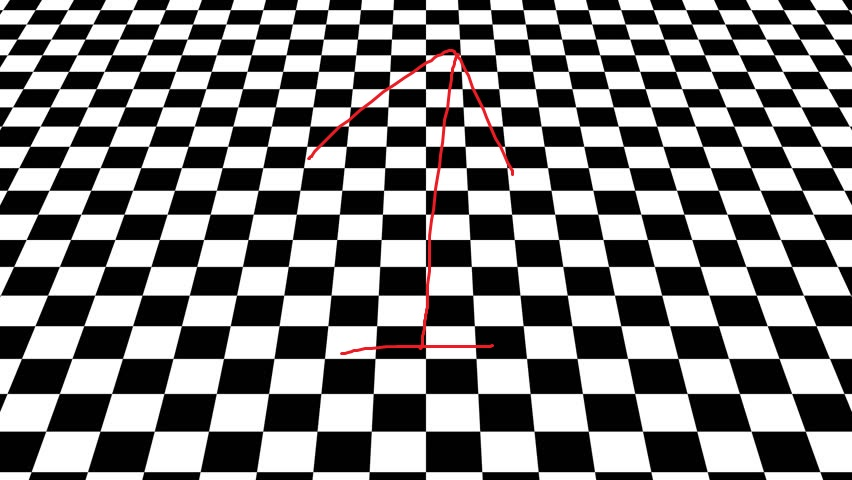
#> input picture square_detection/2.jpg, 852 x 480 px, found by its file name
$ python base.py
#> lines starting #> are read from the running program, lines starting #| are printed output that depends on the picture; after the words box and inside, x2 and y2 are one past the last pixel; in counts of white or black regions, pixels touching at a corner belong together
import cv2
import numpy as np
import matplotlib.pyplot as plt
import time

time_start = time.time()

#input_image = "live images\\lsla\\1.jpg"
input_image = "live images\\msla\\2.jpg"
#input_image = "live images\\ssla\\1.jpg"
img = cv2.imread(input_image)
#> img is the input picture: shape (480, 852, 3); mean B, G, R 127.3, 127.2, 128.3
rows,cols,ch = img.shape
#> rows = 480; cols = 852; ch = 3
gray = cv2.cvtColor(img,cv2.COLOR_BGR2GRAY)

kernel_size = 5
blur_gray = cv2.GaussianBlur(gray,(kernel_size, kernel_size),0)
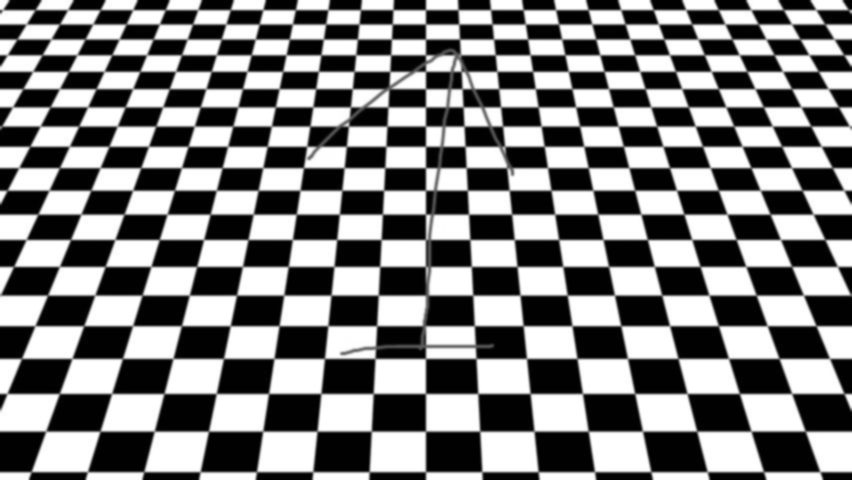
#> blur_gray: shape (480, 852); min 0, max 255, mean 127.6


low_threshold = 25
high_threshold = 150
edges = cv2.Canny(blur_gray, low_threshold, high_threshold)
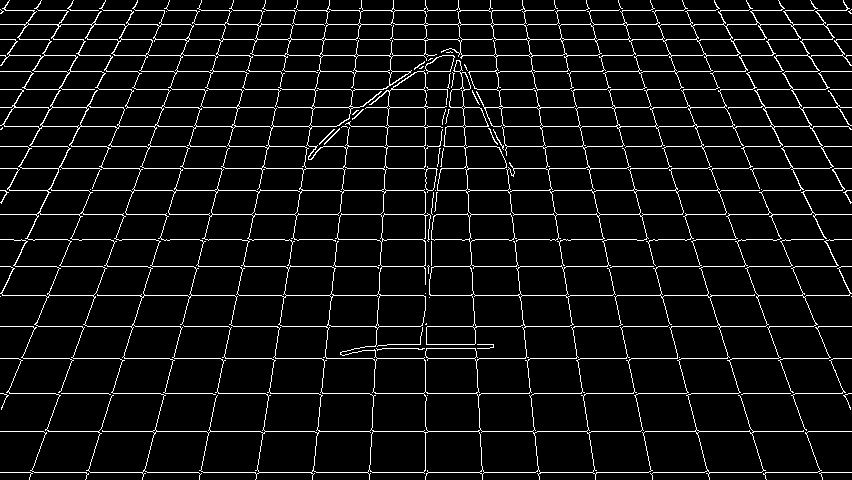
#> edges: shape (480, 852); 6.9% white in thin lines or dots

rho = 1  # distance resolution in pixels of the Hough grid
theta = np.pi / 180  # angular resolution in radians of the Hough grid
threshold = 15  # minimum number of votes (intersections in Hough grid cell)
min_line_length = 300 # minimum number of pixels making up a line
max_line_gap = 20  # maximum gap in pixels between connectable line segments
line_image = np.copy(img) * 0  # creating a blank to draw lines on
#> line_image: shape (480, 852, 3); every value is 0

# Run Hough on edge detected image
# Output "lines" is an array containing endpoints of detected line segments
lines = cv2.HoughLinesP(edges, rho, theta, threshold, np.array([]),
                    min_line_length, max_line_gap)
#> lines = 42 rows, first 6: [0, 190, 851, 190], [0, 326, 851, 326], [0, 431, 851, 431], [0, 71, 851, 71], [0, 214, 851, 214], [0, 24, 851, 24]

starting_lines = []
distance = 200
max_ll = 0
slope_ignore = 1.5
for line in lines:
    for x1,y1,x2,y2 in line:
        cv2.line(line_image,(x1,y1),(x2,y2),(255,0,0),5)
        if y1 > rows-distance or y2 > rows-distance:
            #print(abs((y2-y1)/(x2-x1)))
            if (x2 != 0 and x1 != 0):
                if abs((y2-y1)/(x2-x1)) > slope_ignore:
                    if y1 > y2:
                        starting_lines.append([x1,y1,x2,y2])
                    else:
                        starting_lines.append([x2,y2,x1,y1])
#> this loop made 42 passes
#> line on passes 1 to 12: [[0, 190, 851, 190]], [[0, 326, 851, 326]], [[0, 431, 851, 431]], [[0, 71, 851, 71]], [[0, 214, 851, 214]], [[0, 24, 851, 24]], [[2, 295, 849, 295]], [[0, 168, 851, 168]], [[0, 89, 851, 89]], [[4, 126, 848, 126]], [[0, 472, 851, 472]], [[0, 107, 851, 107]]
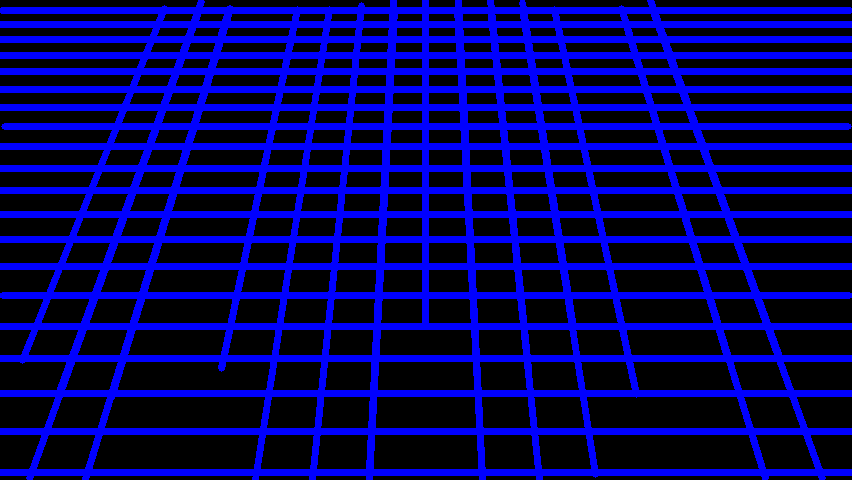
#> line_image: shape (480, 852, 3); mean B, G, R 94.9, 0, 0
#> after the loop, starting_lines = 22 items, first 6: [539, 479, 490, 7], [425, 324, 425, 0], [595, 474, 522, 9], [312, 479, 361, 5], [780, 359, 650, 0], [85, 479, 229, 8]
#print(starting_lines)
max_distance = 0
l1 = None
l2 = None
for line in starting_lines:
    for line2 in starting_lines:
        if line != line2:
            if abs(line[0]-line2[0]) > max_distance:
                l1 = line
                l2 = line2
                max_distance = abs(line[0]-line2[0])
#> this loop made 22 passes
#> line on passes 1 to 12: [539, 479, 490, 7], [425, 324, 425, 0], [595, 474, 522, 9], [312, 479, 361, 5], [780, 359, 650, 0], [85, 479, 229, 8], [369, 469, 393, 0], [221, 368, 297, 9], [765, 478, 621, 8], [573, 327, 522, 2], [29, 478, 199, 9], [482, 476, 458, 0]
#> after the loop, l1 = [822, 478, 652, 9]; l2 = [22, 360, 164, 8]; max_distance = 800

max_height = int(rows/(rows/100))
#> max_height = 100


x3_1 = int((((max_height)-l1[1])/(l1[3]-l1[1]))*(l1[2]-l1[0]) + l1[0])
#> x3_1 = 684
x3_2 = int((((max_height)-l2[1])/(l2[3]-l2[1]))*(l2[2]-l2[0]) + l2[0])
#> x3_2 = 126

cv2.line(line_image,(l1[0],l1[1]),(x3_1,max_height),(255,0,0),5)
#> line_image: shape (480, 852, 3); 0.03% of pixels changed, all inside (x1, y1, x2, y2) = (681, 100, 808, 448)
cv2.line(line_image,(l2[0],l2[1]),(x3_2,max_height),(255,0,0),5)
#> line_image: shape (480, 852, 3); mean B, G, R 95, 0, 0


line1 = [l1[0],l1[1],x3_1,max_height]
#> line1 = [822, 478, 684, 100]
line2 = [l2[0],l2[1],x3_2,max_height]
#> line2 = [22, 360, 126, 100]


lines_edges = cv2.addWeighted(img, 0.8, line_image, 1, 0)
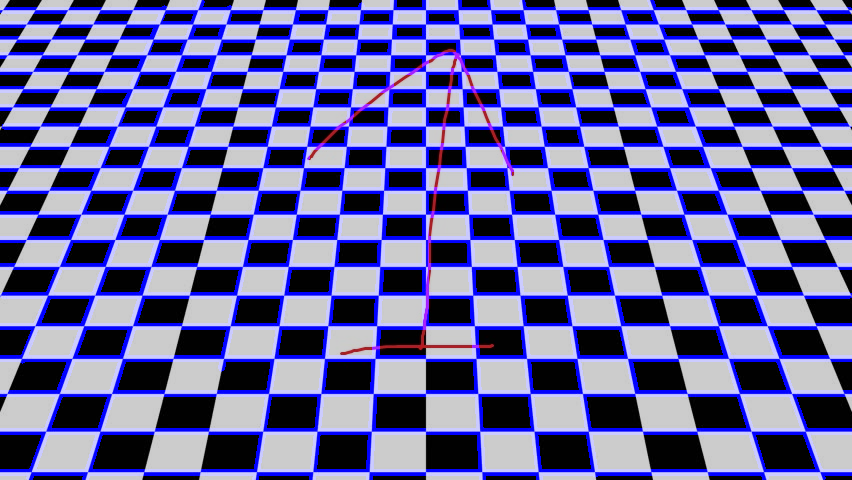
#> lines_edges: shape (480, 852, 3); mean B, G, R 159, 101.8, 102.7


pts1 = np.float32([[line1[2],line1[3]],[line2[2],line2[3]],[line1[0],line1[1]],[line2[0],line2[1]]])
#> pts1 = [[684, 100], [126, 100], [822, 478], [22, 360]]
pts2 = np.float32([[0,0],[1000,0],[0,1000],[1000,1000]])

M = cv2.getPerspectiveTransform(pts1,pts2)
#> M = [[-2.32, 0.845, 1499.3], [-1.38e-16, 6.74, -674.1], [0.000692, 0.00205, 1]]
print(M)
#| [[-2.31550560e+00  8.45343313e-01  1.49927150e+03]
#|  [-1.38305155e-16  6.74097679e+00 -6.74097679e+02]
#|  [ 6.92154021e-04  2.04840716e-03  1.00000000e+00]]

dst = cv2.warpPerspective(img,M,(1000,1000))
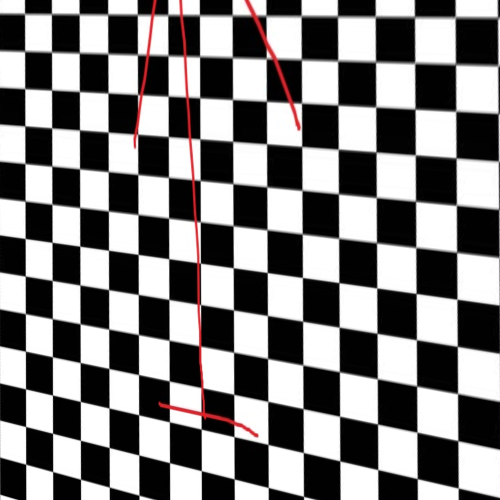
#> dst: shape (1000, 1000, 3) (shown at 1/2 size); mean B, G, R 127, 127, 128.7

M2 = cv2.getPerspectiveTransform(pts2,pts1)
#> M2 = [[-0.52, -0.143, 684], [0.0299, 0.215, 100], [0.000299, -0.000341, 1]]
reverse = cv2.warpPerspective(img,M2,(1000,1000))
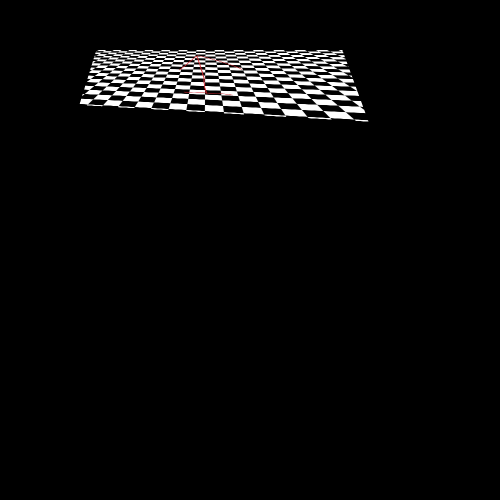
#> reverse: shape (1000, 1000, 3) (shown at 1/2 size); mean B, G, R 8.6, 8.6, 8.7

cv2.line(img,(l1[0],l1[1]),(x3_1,max_height),(255,0,0),5)
cv2.line(img,(l2[0],l2[1]),(x3_2,max_height),(255,0,0),5)
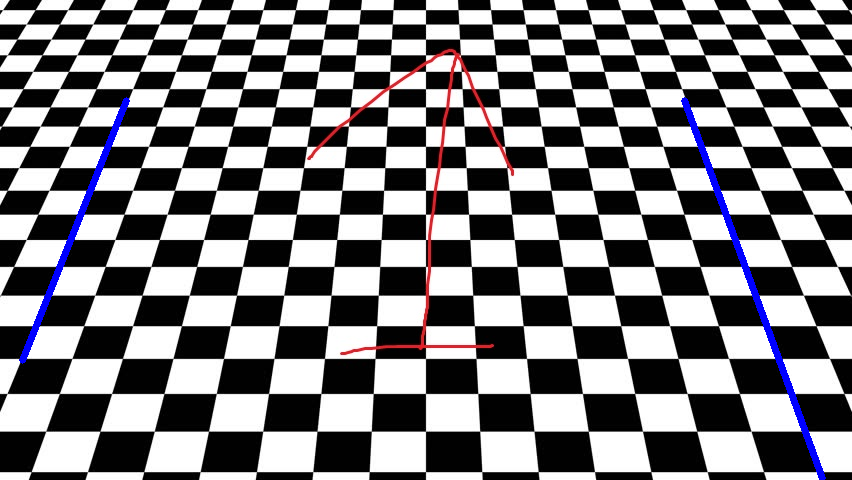
#> img: shape (480, 852, 3); mean B, G, R 128.8, 125.7, 126.8

time_stop = time.time()

td = time_stop-time_start

print("Time :: ",td)

plt.subplot(321),plt.imshow(img),plt.title('Input')
plt.subplot(322),plt.imshow(edges),plt.title('Edge Detection')
plt.subplot(323),plt.imshow(line_image),plt.title('Line Detection')
plt.subplot(324),plt.imshow(dst),plt.title('Output')
plt.subplot(325),plt.imshow(reverse),plt.title('Reversed')

plt.show()
#> figure, not shown here; B, G, R data is drawn as R, G, B

$ run again, with square_detection/1.jpg copied over square_detection/2.jpg
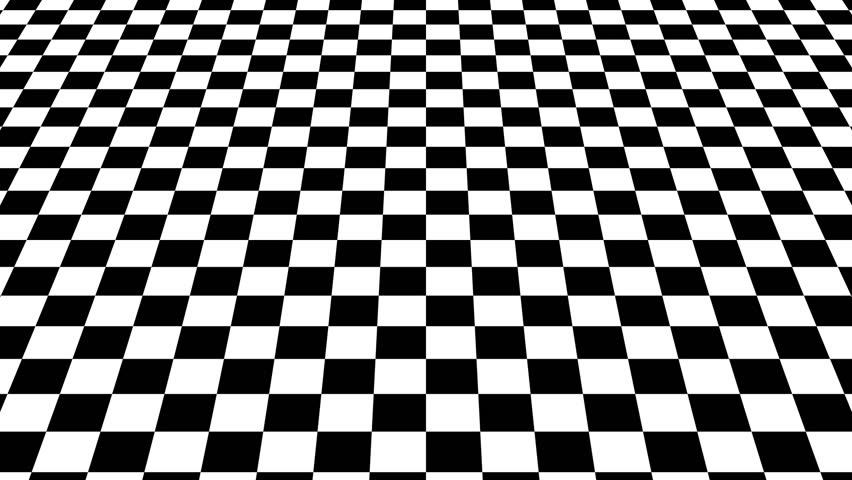
#> input picture square_detection/1.jpg, 852 x 480 px, found by its file name
#> img is the input picture: shape (480, 852, 3); min 0, max 255, mean 127.8
#> `edges = cv2.Canny(blur_gray, low_threshold, high_threshold)`:
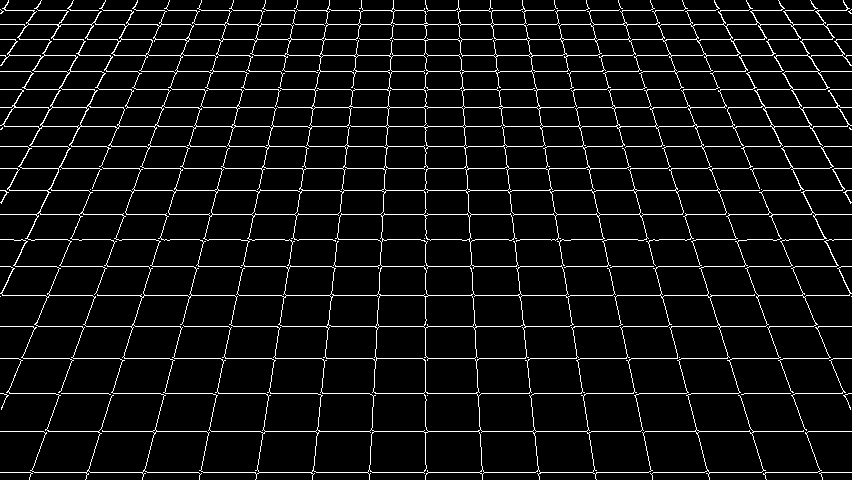
#> edges: shape (480, 852); 6.6% white in thin lines or dots
#> lines = 40 rows, first 6: [0, 24, 851, 24], [0, 190, 851, 190], [0, 146, 851, 146], [1, 10, 850, 10], [2, 295, 849, 295], [0, 239, 851, 239]
#> the loop `for line in lines:` made 40 passes
#> after the loop `for line in lines:`: starting_lines = 20 items, first 6: [31, 470, 201, 1], [369, 479, 393, 6], [539, 478, 490, 3], [482, 479, 458, 4], [312, 479, 361, 11], [780, 359, 650, 0]
#> the loop `for line in starting_lines:` made 20 passes
#> after the loop `for line in starting_lines:`: l1 = [20, 363, 164, 8]; l2 = [849, 407, 712, 70]; max_distance = 829
#> x3_1 = 126
#> x3_2 = 724
#> line1 = [20, 363, 126, 100]
#> line2 = [849, 407, 724, 100]
#> pts1 = [[126, 100], [724, 100], [20, 363], [849, 407]]
#> M = [[2.25, 0.906, -373.9], [-1.34e-16, 6.2, -620.1], [0.000238, 0.00172, 1]]
#| [[ 2.24831743e+00  9.06165960e-01 -3.73904592e+02]
#|  [-1.33906758e-16  6.20106336e+00 -6.20106336e+02]
#|  [ 2.37578375e-04  1.72487079e-03  1.00000000e+00]]
#> M2 = [[0.521, -0.111, 126], [-0.0106, 0.168, 100], [-0.000106, -0.000263, 1]]
#> `cv2.line(img,(l2[0],l2[1]),(x3_2,max_height),(255,0,0),5)`:
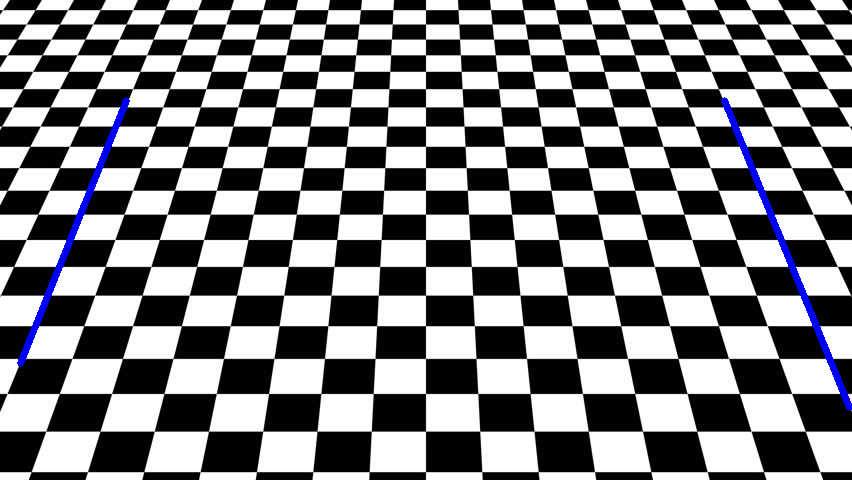
#> img: shape (480, 852, 3); mean B, G, R 129.1, 126.5, 126.5

$ run again, with square_detection/test.jpg copied over square_detection/2.jpg
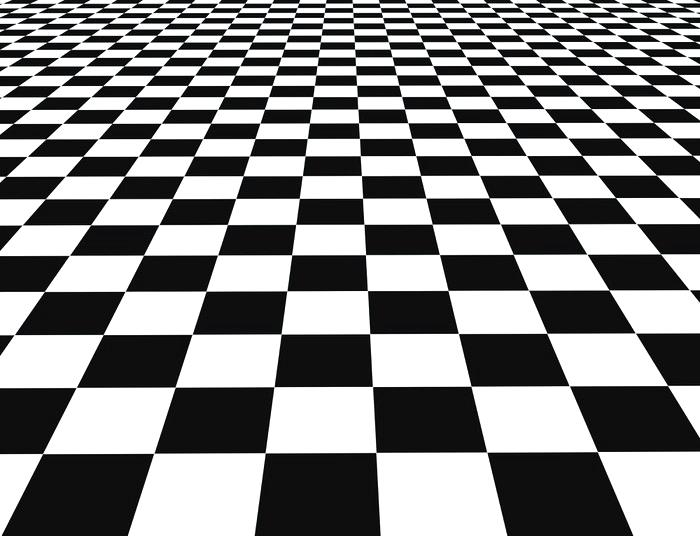
#> input picture square_detection/test.jpg, 700 x 536 px, found by its file name
#> img is the input picture: shape (536, 700, 3); mean B, G, R 134.6, 134.5, 134.4
#> `edges = cv2.Canny(blur_gray, low_threshold, high_threshold)`:
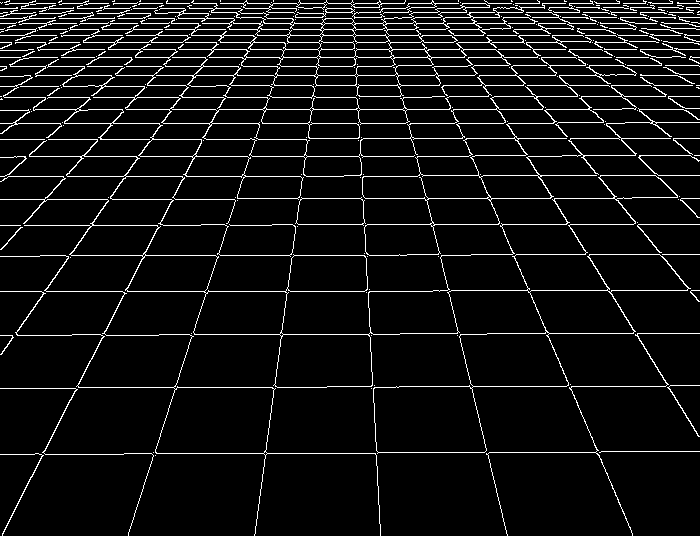
#> edges: shape (536, 700); 6.9% white in thin lines or dots
#> lines = 33 rows, first 6: [1, 3, 698, 3], [0, 57, 699, 57], [28, 49, 699, 49], [24, 75, 677, 75], [28, 109, 683, 109], [237, 198, 631, 198]
#> the loop `for line in lines:` made 33 passes
#> after the loop `for line in lines:`: starting_lines = [[632, 535, 405, 0], [168, 408, 300, 2], [2, 534, 273, 1], [380, 535, 352, 0], [269, 420, 327, 2]]
#> the loop `for line in starting_lines:` made 5 passes
#> after the loop `for line in starting_lines:`: l1 = [632, 535, 405, 0]; l2 = [2, 534, 273, 1]; max_distance = 630
#> x3_1 = 447
#> x3_2 = 222
#> line1 = [632, 535, 447, 100]
#> line2 = [2, 534, 222, 100]
#> pts1 = [[447, 100], [222, 100], [632, 535], [2, 534]]
#> M = [[-7.6, 3.23, 3074.5], [7.2e-16, 11.03, -1102.7], [6.25e-06, 0.00709, 1]]
#| [[-7.60133721e+00  3.23275261e+00  3.07452247e+03]
#|  [ 7.19536948e-16  1.10267504e+01 -1.10267504e+03]
#|  [ 6.25018591e-06  7.08913332e-03  1.00000000e+00]]
#> M2 = [[-0.225, -0.221, 447], [8.22e-05, 0.0909, 100], [8.22e-07, -0.000643, 1]]
#> `cv2.line(img,(l2[0],l2[1]),(x3_2,max_height),(255,0,0),5)`:
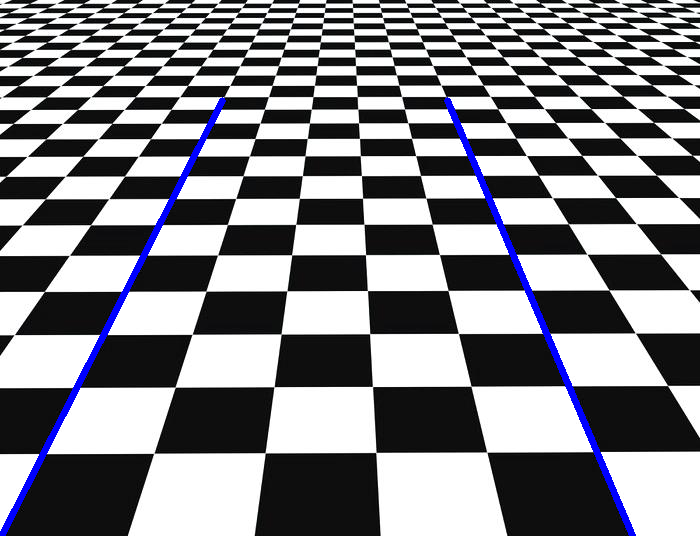
#> img: shape (536, 700, 3); mean B, G, R 136.6, 132.2, 132.1

$ run again, with square_detection/6-4.PNG saved as square_detection/2.jpg
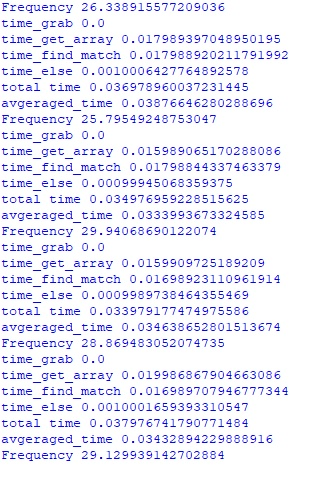
#> input picture square_detection/6-4.PNG, 323 x 477 px, found by its file name
#> img is the input picture: shape (477, 323, 3); mean B, G, R 245.3, 233.8, 233.8
#> edges: shape (477, 323); 16.3% white in thin lines or dots, all inside (x1, y1, x2, y2) = (1, 2, 288, 462)
#> lines = 16 rows, first 6: [58, 458, 58, 4], [2, 309, 95, 2], [7, 454, 23, 5], [2, 443, 72, 4], [24, 8, 32, 427], [37, 344, 42, 5]
#> the loop `for line in lines:` made 16 passes
#> after the loop `for line in lines:`: starting_lines = 16 items, first 6: [58, 458, 58, 4], [2, 309, 95, 2], [7, 454, 23, 5], [2, 443, 72, 4], [32, 427, 24, 8], [37, 344, 42, 5]
#> the loop `for line in starting_lines:` made 16 passes
#> after the loop `for line in starting_lines:`: l1 = [2, 309, 95, 2]; l2 = [91, 459, 91, 10]; max_distance = 89
#> x3_1 = 65
#> x3_2 = 91
#> line1 = [2, 309, 65, 100]
#> line2 = [91, 459, 91, 100]
#> pts1 = [[65, 100], [91, 100], [2, 309], [91, 459]]
#> M = [[-65.57, -19.76, 6238.4], [0, -24.51, 2451.3], [-0.008, -0.0198, 1]]
#| [[-6.55687218e+01 -1.97647343e+01  6.23844035e+03]
#|  [ 0.00000000e+00 -2.45134440e+01  2.45134440e+03]
#|  [-8.00344324e-03 -1.97647343e-02  1.00000000e+00]]
#> M2 = [[0.0149, -0.0644, 65], [-0.0122, -0.00973, 100], [-0.000122, -0.000708, 1]]
#> `cv2.line(img,(l2[0],l2[1]),(x3_2,max_height),(255,0,0),5)`:
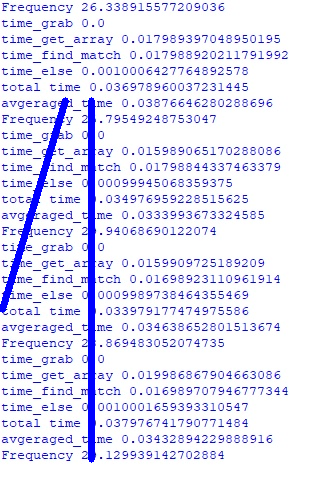
#> img: shape (477, 323, 3); mean B, G, R 245.7, 227.8, 227.8
